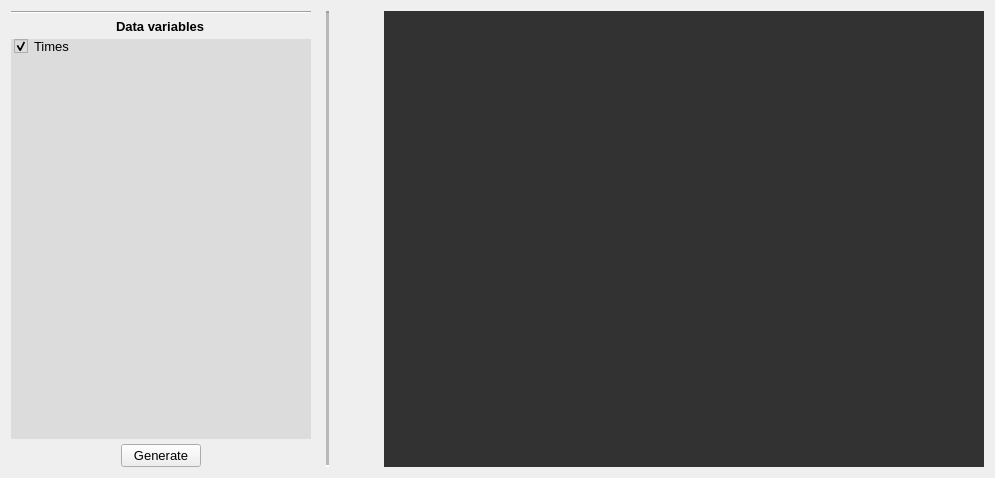
        <widget class="QWidget" name="plots_tab">
         <attribute name="title">
          <string>Plots</string>
         </attribute>
         <layout class="QVBoxLayout" name="verticalLayout_3">
          <item>
           <layout class="QHBoxLayout" name="horizontalLayout_4">
            <property name="spacing">
             <number>15</number>
            </property>
            <property name="rightMargin">
             <number>0</number>
            </property>
            <item>
             <layout class="QVBoxLayout" name="verticalLayout_7">
              <property name="spacing">
               <number>5</number>
              </property>
              <property name="sizeConstraint">
               <enum>QLayout::SetFixedSize</enum>
              </property>
              <item>
               <widget class="Line" name="line">
                <property name="orientation">
                 <enum>Qt::Horizontal</enum>
                </property>
               </widget>
              </item>
              <item alignment="Qt::AlignHCenter|Qt::AlignTop">
               <widget class="QLabel" name="label">
                <property name="sizePolicy">
                 <sizepolicy hsizetype="Preferred" vsizetype="Minimum">
                  <horstretch>0</horstretch>
                  <verstretch>0</verstretch>
                 </sizepolicy>
                </property>
                <property name="maximumSize">
                 <size>
                  <width>200</width>
                  <height>100</height>
                 </size>
                </property>
                <property name="font">
                 <font>
                  <pointsize>10</pointsize>
                  <weight>75</weight>
                  <bold>true</bold>
                  <underline>false</underline>
                  <strikeout>false</strikeout>
                 </font>
                </property>
                <property name="styleSheet">
                 <string notr="true">border-color: rgb(58, 58, 58);</string>
                </property>
                <property name="text">
                 <string>Data variables</string>
                </property>
               </widget>
              </item>
              <item alignment="Qt::AlignTop">
               <widget class="QListWidget" name="listWidget">
                <property name="enabled">
                 <bool>true</bool>
                </property>
                <property name="sizePolicy">
                 <sizepolicy hsizetype="Fixed" vsizetype="Fixed">
                  <horstretch>0</horstretch>
                  <verstretch>1</verstretch>
                 </sizepolicy>
                </property>
                <property name="minimumSize">
                 <size>
                  <width>300</width>
                  <height>400</height>
                 </size>
                </property>
                <property name="maximumSize">
                 <size>
                  <width>350</width>
                  <height>1500</height>
                 </size>
                </property>
                <property name="font">
                 <font>
                  <pointsize>10</pointsize>
                 </font>
                </property>
                <property name="autoFillBackground">
                 <bool>false</bool>
                </property>
                <property name="styleSheet">
                 <string notr="true">background-color: rgb(220, 220, 220);</string>
                </property>
                <property name="frameShape">
                 <enum>QFrame::NoFrame</enum>
                </property>
                <property name="frameShadow">
                 <enum>QFrame::Plain</enum>
                </property>
                <property name="selectionMode">
                 <enum>QAbstractItemView::MultiSelection</enum>
                </property>
                <property name="selectionBehavior">
                 <enum>QAbstractItemView::SelectItems</enum>
                </property>
                <property name="resizeMode">
                 <enum>QListView::Adjust</enum>
                </property>
                <property name="sortingEnabled">
                 <bool>false</bool>
                </property>
                <item>
                 <property name="text">
                  <string>Times</string>
                 </property>
                 <property name="checkState">
                  <enum>Checked</enum>
                 </property>
                </item>
               </widget>
              </item>
              <item alignment="Qt::AlignHCenter|Qt::AlignTop">
               <widget class="QPushButton" name="PlotSelectedData">
                <property name="sizePolicy">
                 <sizepolicy hsizetype="Minimum" vsizetype="Minimum">
                  <horstretch>0</horstretch>
                  <verstretch>1</verstretch>
                 </sizepolicy>
                </property>
                <property name="maximumSize">
                 <size>
                  <width>150</width>
                  <height>50</height>
                 </size>
                </property>
                <property name="font">
                 <font>
                  <pointsize>10</pointsize>
                  <weight>50</weight>
                  <bold>false</bold>
                 </font>
                </property>
                <property name="tabletTracking">
                 <bool>false</bool>
                </property>
                <property name="layoutDirection">
                 <enum>Qt::LeftToRight</enum>
                </property>
                <property name="text">
                 <string>Generate</string>
                </property>
                <property name="default">
                 <bool>false</bool>
                </property>
                <property name="flat">
                 <bool>false</bool>
                </property>
               </widget>
              </item>
             </layout>
            </item>
            <item>
             <widget class="Line" name="line_4">
              <property name="sizePolicy">
               <sizepolicy hsizetype="Fixed" vsizetype="Minimum">
                <horstretch>0</horstretch>
                <verstretch>0</verstretch>
               </sizepolicy>
              </property>
              <property name="frameShadow">
               <enum>QFrame::Sunken</enum>
              </property>
              <property name="lineWidth">
               <number>2</number>
              </property>
              <property name="midLineWidth">
               <number>3</number>
              </property>
              <property name="orientation">
               <enum>Qt::Vertical</enum>
              </property>
             </widget>
            </item>
            <item>
             <spacer name="horizontalSpacer">
              <property name="orientation">
               <enum>Qt::Horizontal</enum>
              </property>
              <property name="sizeHint" stdset="0">
               <size>
                <width>40</width>
                <height>20</height>
               </size>
              </property>
             </spacer>
            </item>
            <item>
             <widget class="QWidget" name="PlotWidget" native="true">
              <property name="enabled">
               <bool>true</bool>
              </property>
              <property name="sizePolicy">
               <sizepolicy hsizetype="Maximum" vsizetype="Maximum">
                <horstretch>20</horstretch>
                <verstretch>20</verstretch>
               </sizepolicy>
              </property>
              <property name="minimumSize">
               <size>
                <width>600</width>
                <height>450</height>
               </size>
              </property>
              <property name="maximumSize">
               <size>
                <width>3000</width>
                <height>2000</height>
               </size>
              </property>
              <property name="contextMenuPolicy">
               <enum>Qt::NoContextMenu</enum>
              </property>
              <property name="autoFillBackground">
               <bool>false</bool>
              </property>
              <property name="styleSheet">
               <string notr="true">background-color: rgb(50, 50, 50);</string>
              </property>
             </widget>
            </item>
           </layout>
          </item>
         </layout>
        </widget>
